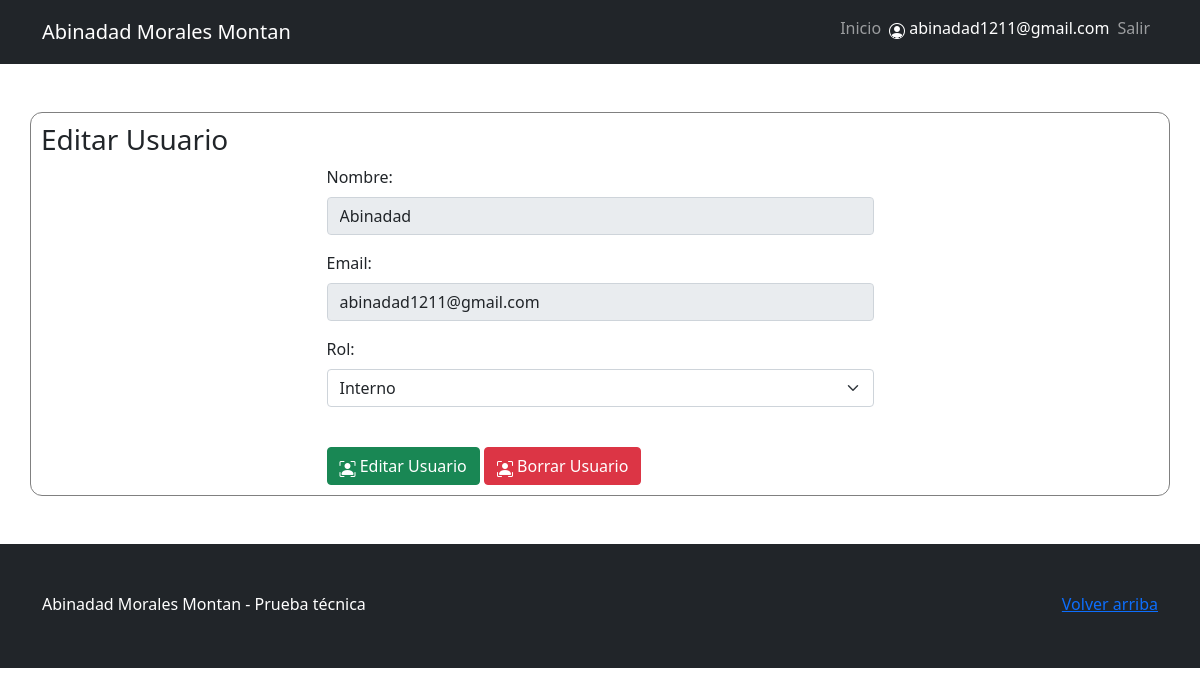
The app's page /abinadad/admin/editar_usuario.php?id=13 (signed in) with its own data.
### tables this page shows
CREATE TABLE `usuarios` (
  `id` int(11) NOT NULL AUTO_INCREMENT,
  `nombre` varchar(255) NOT NULL,
  `email` varchar(255) NOT NULL,
  `password` varchar(255) NOT NULL,
  `rol_id` int(11) NOT NULL,
  `fecha_creacion` datetime NOT NULL DEFAULT current_timestamp(),
  PRIMARY KEY (`id`),
  KEY `rol_id` (`rol_id`),
  CONSTRAINT `usuarios_ibfk_1` FOREIGN KEY (`rol_id`) REFERENCES `roles` (`id`) ON DELETE CASCADE
);

CREATE TABLE `roles` (
  `id` int(11) NOT NULL,
  `nombre` varchar(255) NOT NULL,
  PRIMARY KEY (`id`)
);

### abinadad/models/Usuario.php (called while the page is built, shortened)
<?php
    class Usuario{
        private $conn;
        private $table = 'usuarios';
        public function __construct($db){
            $this->conn = $db;
        }
        public function leer_individual($id){
            $query = 'SELECT u.id AS usuario_id, u.nombre AS usuario_nombre, u.email AS usuario_email, u.fecha_creacion AS usuario_fecha_creacion, r.nombre AS rol  FROM ' . $this->table . ' u INNER JOIN roles r ON r.id = u.rol_id WHERE u.id = ? LIMIT 0,1';
            $stmt = $this->conn->prepare($query);
            $stmt->bindParam(1, $id);
            $stmt->execute();
            $usuario = $stmt->fetch(PDO::FETCH_OBJ);
            return $usuario;
        }
    }

### abinadad/admin/editar_usuario.php (the view, shortened to what this page needs)
<?php include("../includes/header.php") ?>
<?php
     $baseDatos = new Basemysql();
     $db = $baseDatos->connect();
     if (isset($_GET['id'])) {
        $id = $_GET['id'];
     }
     $usuario = new Usuario($db);
     $resultado = $usuario->leer_individual($id);
?>
    <div class="row">
        <div class="col-sm-6">
            <h3>Editar Usuario</h3>
        </div>
    </div>
    <div class="row">
        <div class="col-sm-6 offset-3">
        <form method="POST" action="">
            <div class="mb-3">
                <label for="nombre" class="form-label">Nombre:</label>
                <input type="text" class="form-control" name="nombre" id="nombre" placeholder="Ingresa el nombre" value="<?php echo $resultado->usuario_nombre; ?>" readonly>
            </div>
            <div class="mb-3">
                <label for="email" class="form-label">Email:</label>
                <input type="email" class="form-control" name="email" id="email" placeholder="Ingresa el email" value="<?php echo $resultado->usuario_email; ?>" readonly>
            </div>
            <div class="mb-3">
            <label for="rol" class="form-label">Rol:</label>
            <select class="form-select" aria-label="Default select example" name="rol">
                <option value="1" <?php if($resultado->rol == "Interno") {echo "selected"; }?>>Interno</option>
            </select>
            </div>
            <br />
            <button type="submit" name="editarUsuario" class="btn btn-success float-left"><i class="bi bi-person-bounding-box"></i> Editar Usuario</button>
            <button type="submit" name="borrarUsuario" class="btn btn-danger float-right"><i class="bi bi-person-bounding-box"></i> Borrar Usuario</button>
            </form>
        </div>
    </div>
<?php include("../includes/footer.php") ?>

### records on screen
usuarios: nombre "Abinadad", email "abinadad1211@gmail.com"
roles: rol "Interno"

### other values on screen
$_SESSION['email'] "abinadad1211@gmail.com"
